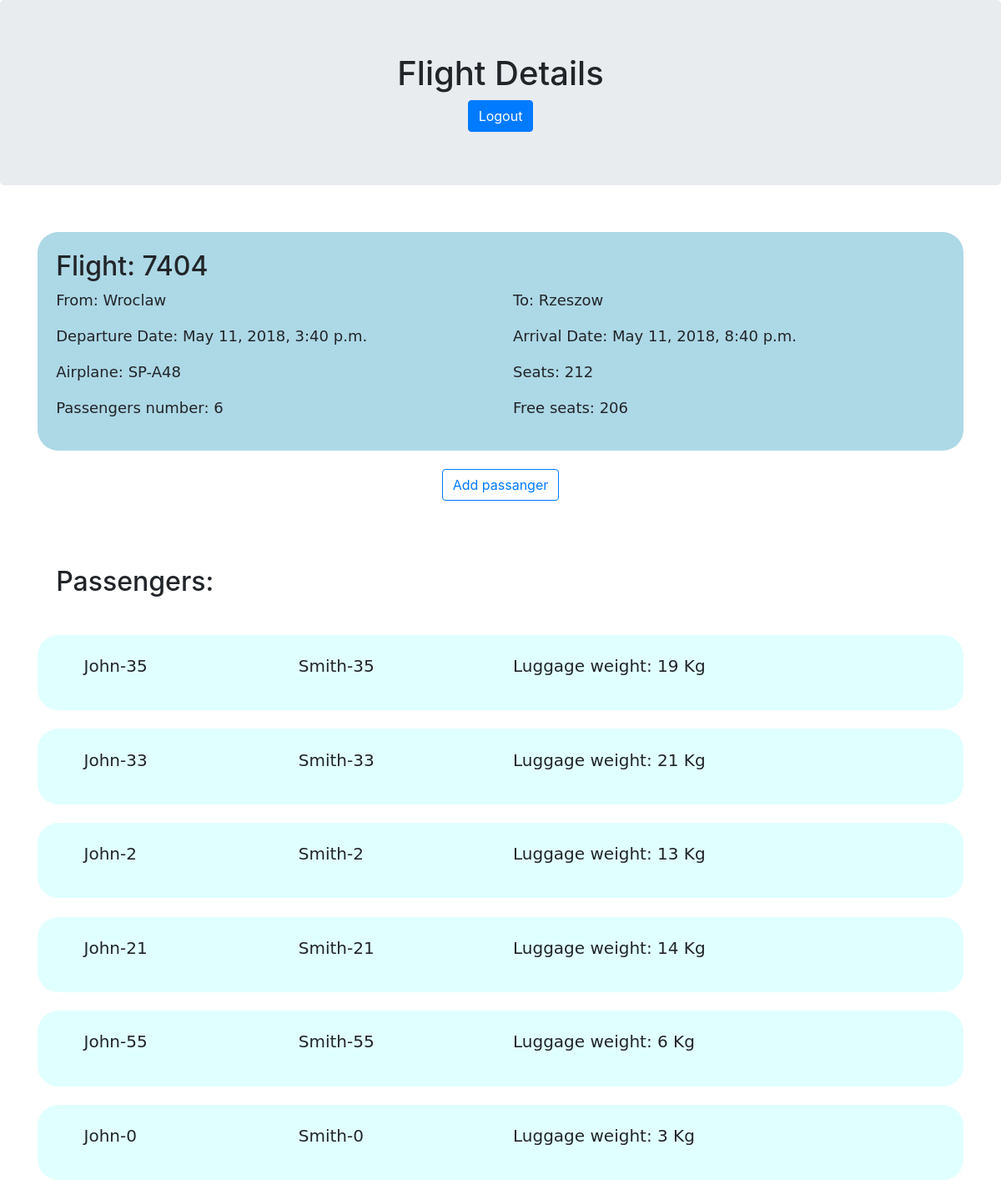
The app's page /airlinemanager/flights/7404 (signed in), older data.
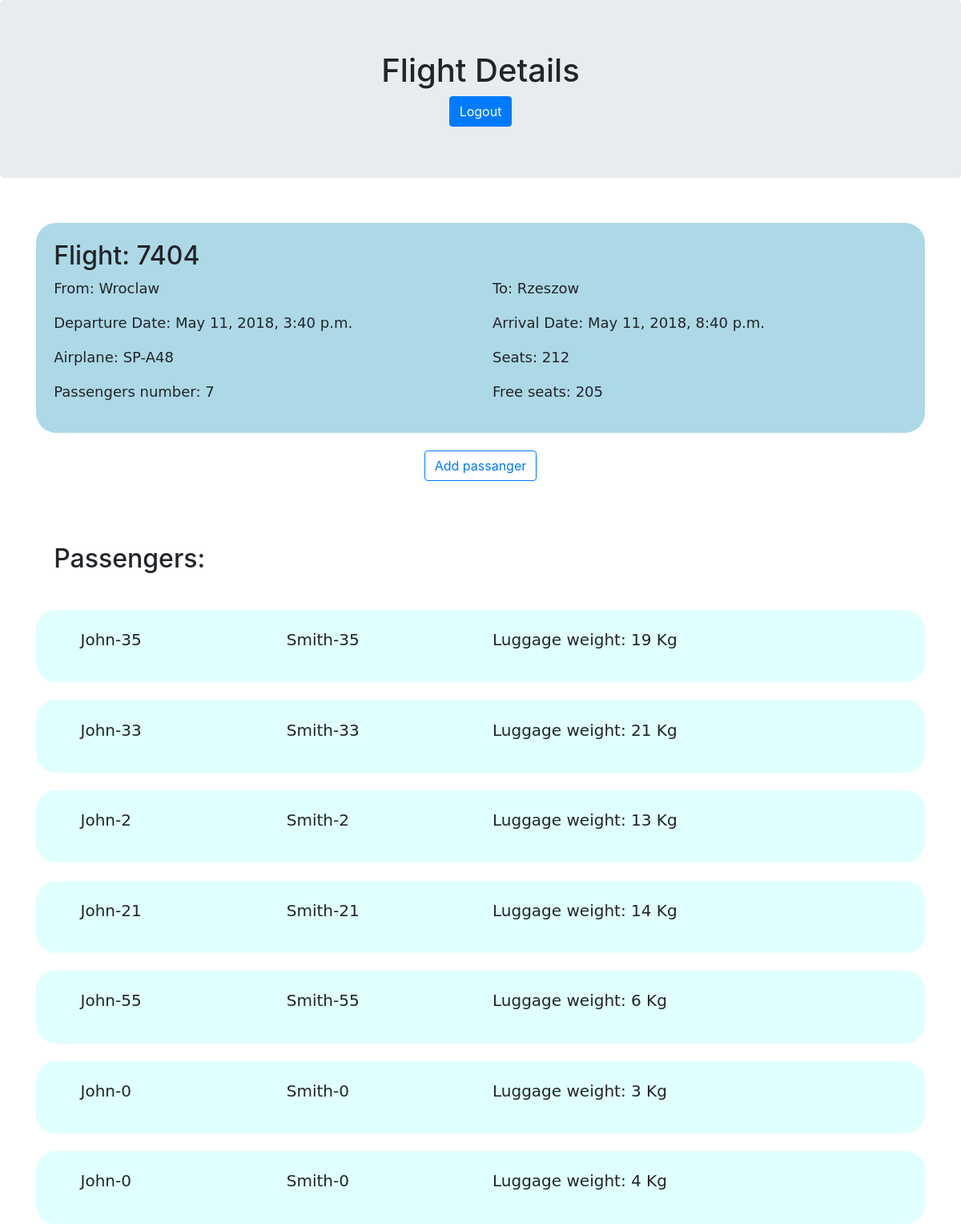
The same page, newer data.
### flightmanager/models.py (models this page shows, shortened)
class Flight(models.Model):
    departure_date = models.DateTimeField()
    arrival_date = models.DateTimeField()
    departure_airport = models.CharField(max_length=20)
    arrival_airport = models.CharField(max_length=20)
    airplane = models.ForeignKey(Airplane, on_delete=models.CASCADE)

class Ticket(models.Model):
    flight = models.ForeignKey(Flight, on_delete=models.CASCADE)
    passenger = models.ForeignKey(Passanger, on_delete=models.CASCADE)
    luggage_weight = models.IntegerField(validators=[MaxValueValidator(30), MinValueValidator(0)])

class Passanger(models.Model):
    name = models.CharField(max_length=50)
    surname = models.CharField(max_length=50)

class Airplane(models.Model):
    registration_number = models.CharField(max_length=10)
    seat_number = models.IntegerField(validators=[MaxValueValidator(615), MinValueValidator(1)])

### flightmanager/views.py (the view)
# urls.py: path('flights/<int:flight_id>', views.flight_details, name='flight_details'),
@login_required
def flight_details(request, flight_id):
    flight = get_object_or_404(Flight, pk=flight_id)
    free_seats = flight.airplane.seat_number - flight.ticket_set.count()
    tickets = flight.ticket_set.all()
    context = {'flight': flight, 'is_user_authenticated': request.user.is_authenticated,
               'free_seats': free_seats, 'tickets': tickets}
    return render(request, 'flightmanager/flight_details.html', context)

### flightmanager/templates/flightmanager/flight_details.html (shortened to what this page needs)
<!DOCTYPE html>
<html lang="en">
<head>
    <link rel="stylesheet" href="https://maxcdn.bootstrapcdn.com/bootstrap/4.1.0/css/bootstrap.min.css">
    {% load static %}
    <link rel="stylesheet" type="text/css" href="{% static 'flightmanager/flight_details.css' %}" />
</head>
<body>
<div class="jumbotron text-center">
    <h1>Flight Details</h1>
    {% if is_user_authenticated %}
        <button type="button" onclick="location.href='{% url 'flightmanager:logout' %}'"
          class="btn btn-primary">Logout</button>
    {% endif %}
</div>
<div class="container" >
    <div id="flight-info" >
        <div class="row">
          <div class="col-sm-6">
            <h2>Flight: {{ flight.id }}</h2>
          </div>
        </div>
        <div class="row">
            <div class="col-sm-6">
                <p>From: {{ flight.departure_airport }}</p>
                <p>Departure Date: {{ flight.departure_date }}</p>
            </div>
            <div class="col-sm-6">
                <p>To: {{ flight.arrival_airport }}</p>
                <p>Arrival Date: {{ flight.arrival_date }}</p>
            </div>
        </div>
        <div class="row">
            <div class="col-sm-6">
                <p>Airplane: {{ flight.airplane.registration_number }}</p>
            </div>
            <div class="col-sm-6">
                <p>Seats: {{ flight.airplane.seat_number }}</p>
            </div>
        </div>
        <div class="row">
            <div class="col-sm-6">
                <p>Passengers number: {{ flight.ticket_set.count }}</p>
            </div>
            <div class="col-sm-6">
                <p>Free seats: {{ free_seats }}</p>
            </div>
        </div>
    </div>
    <div class="text-center">
        <button id="add-passenger-button" type="button"
            onclick="location.href='{% url 'flightmanager:add_passanger_form' flight.id %}' "
            class="btn btn-outline-primary center-block">Add passanger</button>
    </div>
    <h2 id="passengers-header" >Passengers:</h2>
    {% for ticket in tickets %}
    <div class="passenger-info" >
        <div class="row">
            <div class="col-sm-3">
                <p class="passenger-info-text">{{ ticket.passenger.name }}</p>
            </div>
            <div class="col-sm-3">
                <p class="passenger-info-text">{{ ticket.passenger.surname }}</p>
            </div>
            <div class="col-sm-6">
                <p class="passenger-info-text">Luggage weight: {{ ticket.luggage_weight }} Kg</p>
            </div>
        </div>
    </div>
    {% endfor %}
</div>
</body>
</html>

Row changes from the older to the newer data that the page shows:
computed for Flight "Wroclaw": ticket_set.count "6" → "7"
added Ticket: passenger.name "John-0", passenger.surname "Smith-0", luggage_weight "4"
Text that changed along with them:
{{ free_seats }}: "206" → "205"
